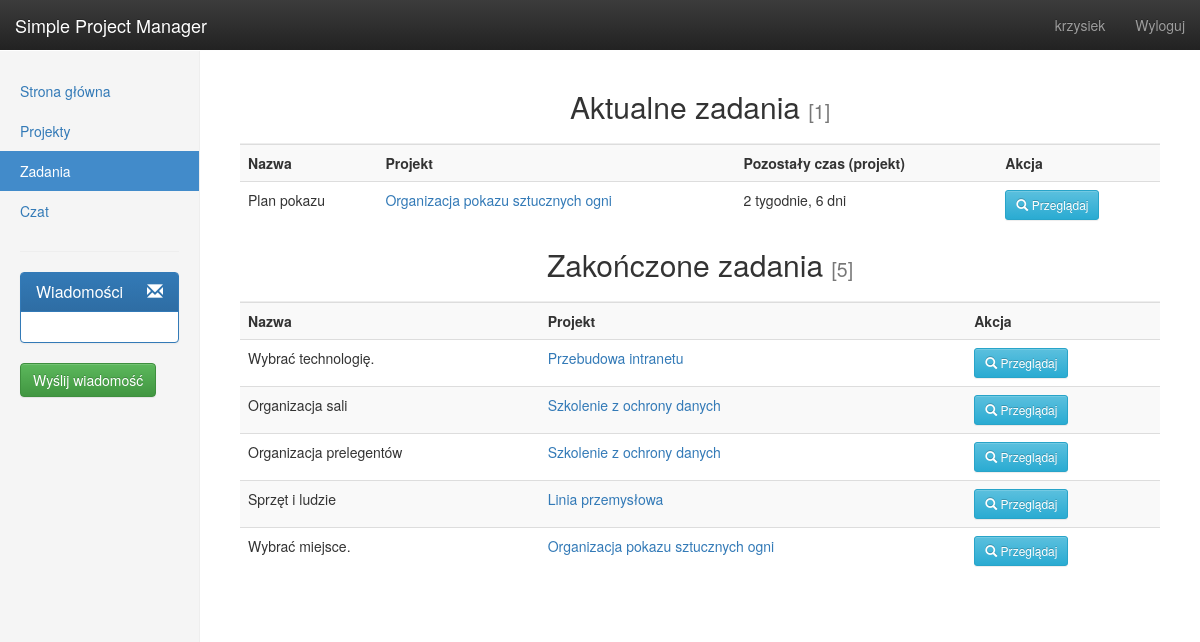
The app's page /zadania/ (signed in) with its own data.
### proman/models.py (models this page shows, shortened)
class Task(models.Model):
    project = models.ForeignKey(Project, on_delete=models.CASCADE, verbose_name="nazwa projektu")
    name = models.CharField(max_length=80, verbose_name="nazwa zadania", default="zadanie")
    description = models.TextField(verbose_name="treść")
    contractor = models.ForeignKey(User, verbose_name="wykonawca", db_column='member')
    weight = models.IntegerField(default=0, validators=[MinValueValidator(0), MaxValueValidator(100)],
                               verbose_name="waga zadania")
    complete_proc = models.IntegerField(default=0, validators=[MinValueValidator(0), MaxValueValidator(100)],
                                        verbose_name="procent wykonania zadania")
    create_date = models.DateField(verbose_name="Data utworzenia", default=timezone.now)
    def __str__(self):
        return self.name
    class Meta:
        verbose_name_plural = "zadania"
        verbose_name = "zadanie"

class Project(models.Model):
    name = models.CharField(max_length=80, verbose_name="nazwa projektu")
    owner = models.ForeignKey(User, on_delete=models.CASCADE, verbose_name="Właściciel")
    startdate = models.DateField(verbose_name="Data rozpoczęcia")  # auto_now_add=True
    enddate = models.DateField(verbose_name="Data zakończenia")
    passforjoin = models.CharField(max_length=80)
    complete_proc = models.IntegerField(default=0, validators=[MinValueValidator(0), MaxValueValidator(100)],
                                        verbose_name="procent wykonania projektu")
    def __str__(self):
        return self.name
    class Meta:
        verbose_name_plural = "projekty"
        ordering = ['enddate']

### proman/views.py (the view)
# urls.py: url(r'^zadania/$', views.tasks, name='tasks'),
@login_required(login_url='/login/')
def tasks(request):
    my_live_tasks = Task.objects.filter(contractor=request.user, complete_proc__lt=100).order_by('project')
    my_end_tasks = Task.objects.filter(contractor=request.user, complete_proc__exact=100).order_by('project')
    data = {
            'my_live_tasks': my_live_tasks,
            'my_end_tasks' : my_end_tasks
    }
    return render(request, 'proman/tasks.html', data)

### proman/context_processors.py (called while the page is built)
def messages(request):
    user = request.user
    if not user.is_authenticated:  # login_app try to load this context proccesor. Dont know why..
        msgs = ""
    else:
        msgs = Inbox.get_unread_messages(user).order_by('-sent_at')[:4]  # take 4 last messages
    return {'msgs': msgs}

### proman/templates/proman/tasks.html (shortened to what this page needs)
{% extends 'proman/base.html' %}
{% block projects %}
    <div class="sub-header"><h2>Aktualne zadania <small>[{{ my_live_tasks.count }}]</small></h2></div>
    <table class="table table-striped">
            <tr><th>Nazwa</th><th>Projekt</th><th>Pozostały czas (projekt)</th><th>Akcja</th></tr>
            {% for task in my_live_tasks %}
                <tr>
                    <td>{{ task }}</td>
                    <td><a href="{% url 'proman:project_show' task.project.id %}">{{ task.project }}</a></td>
                    <td>{{ task.project.enddate|timeuntil }}</td>
                    <td>
                        <a href="{% url 'proman:task_show' task.id %}" class="btn btn-info btn-sm">
                            <span class="glyphicon glyphicon-search" aria-hidden="true"></span> Przeglądaj</a>
                    </td>
                </tr>
            {% endfor %}
        </table>
        <div class="sub-header"><h2>Zakończone zadania <small>[{{ my_end_tasks.count }}]</small></h2></div>
        <table class="table table-striped">
                <tr><th>Nazwa</th><th>Projekt</th><th>Akcja</th></tr>
                {% for task in my_end_tasks %}
                    <tr>
                        <td>{{ task }}</td>
                        <td><a href="{% url 'proman:project_show' task.project.id %}">{{ task.project }}</a></td>
                        <td>
                            <a href="{% url 'proman:task_show' task.id %}" class="btn btn-info btn-sm">
                                <span class="glyphicon glyphicon-search" aria-hidden="true"></span> Przeglądaj</a>
                        </td>
                    </tr>
                {% endfor %}
            </table>
{% endblock %}

### proman/templates/proman/base.html (shortened to what this page needs)
<!DOCTYPE html>
<html lang="pl-PL">
<head>
    <link rel="stylesheet" href="https://maxcdn.bootstrapcdn.com/bootstrap/3.3.7/css/bootstrap.min.css">
    <link rel="stylesheet" href="https://maxcdn.bootstrapcdn.com/bootstrap/3.3.7/css/bootstrap-theme.min.css">
    {% load static %}
    <link href="{% static 'proman/css/dashboard.css' %}" rel="stylesheet">
</head>
<body>
    <nav class="navbar navbar-inverse navbar-fixed-top">
        <div class="container-fluid">
            <div class="navbar-header">
                <a class="navbar-brand" href="#">Simple Project Manager</a>
            </div>
            <div id="navbar" class="navbar-collapse collapse">
              <ul class="nav navbar-nav navbar-right">
                <li><a href="{% url 'proman:user_profile' request.user.id %}">
                    {{ request.user }}
                </a></li>
                <li><a href="/login/logout/">Wyloguj</a></li>
              </ul>
            </div>
        </div>
    </nav>
    <div class="container-fluid">
          <div class="row">
              <div class="col-sm-3 col-md-2 sidebar">
                  <ul class="nav nav-sidebar">
                        {% if request.get_full_path == "/" %}<li class="active">{% else %}<li>{% endif %}
                            <a href="{% url 'proman:index' %}">Strona główna<span class="sr-only">(current)</span></a></li>
                        {% if request.get_full_path == "/projekty/" %}<li class="active">{% else %}<li>{% endif %}
                            <a href="{% url 'proman:projects' %}">Projekty</a></li>
                        {% if request.get_full_path == "/zadania/" %}<li class="active">{% else %}<li>{% endif %}
                            <a href="{% url 'proman:tasks' %}">Zadania</a></li>
                        {% if request.get_full_path == "/czat/" %}<li class="active">{% else %}<li>{% endif %}
                            <a href="{% url 'shoutbox:index' %}">Czat</a></li>
                  </ul>
              <hr>
              <div class="panel panel-primary">
                  <div class="panel-heading">
                      <h3 class="panel-title">
                          <a href="{% url 'proman:message_show' %}">
                            Wiadomości  <span class="glyphicon glyphicon-envelope" style="float: right" aria-hidden="true"></span>
                          </a>
                      </h3>
                  </div>
                  <div class="panel-body">
                  </div>
              </div>
                  <a class="btn btn-success" href="{% url 'proman:message_send' %}">Wyślij wiadomość</a>
              </div>
              <div class="col-sm-9 col-sm-offset-3 col-md-10 col-md-offset-2 main">
                  <div class="table-responsive">
                        {% block projects %}
                        {% endblock %}
                  </div>
              </div>
          </div>
    </div>
</body>
</html>

### proman/static/proman/css/dashboard.css (style rules this page uses)
body { padding-top: 50px; }
.sub-header { text-align: center; padding-bottom: 10px; border-bottom: 1px solid #eee; }
.navbar-fixed-top { border: 0; }
.sidebar { display: none; }
@media (min-width: 768px) { .sidebar { position: fixed; top: 51px; bottom: 0; left: 0; z-index: 1000; display: block; padding: 20px; overflow-x: hidden; overflow-y: auto; background-color: #f5f5f5; border-right: 1px solid #eee; } }
.nav-sidebar { margin-right: -21px; margin-bottom: 20px; margin-left: -20px; }
.nav-sidebar > li > a { padding-right: 20px; padding-left: 20px; }
.nav-sidebar > .active > a, .nav-sidebar > .active > a:hover, .nav-sidebar > .active > a:focus { color: #fff; background-color: #428bca; }
.main { padding: 20px; }
@media (min-width: 768px) { .main { padding-right: 40px; padding-left: 40px; } }

### records on screen
Task: name "Plan pokazu", project "Organizacja pokazu sztucznych ogni", project.enddate "2 tygodnie, 6 dni"
Task: name "Wybrać technologię.", project "Przebudowa intranetu"
Task: name "Organizacja sali", project "Szkolenie z ochrony danych"
Task: name "Organizacja prelegentów", project "Szkolenie z ochrony danych"
Task: name "Sprzęt i ludzie", project "Linia przemysłowa"
Task: name "Wybrać miejsce.", project "Organizacja pokazu sztucznych ogni"

### other values on screen
{{ request.user }} "krzysiek"
{{ my_live_tasks.count }} "1"
{{ my_end_tasks.count }} "5"
